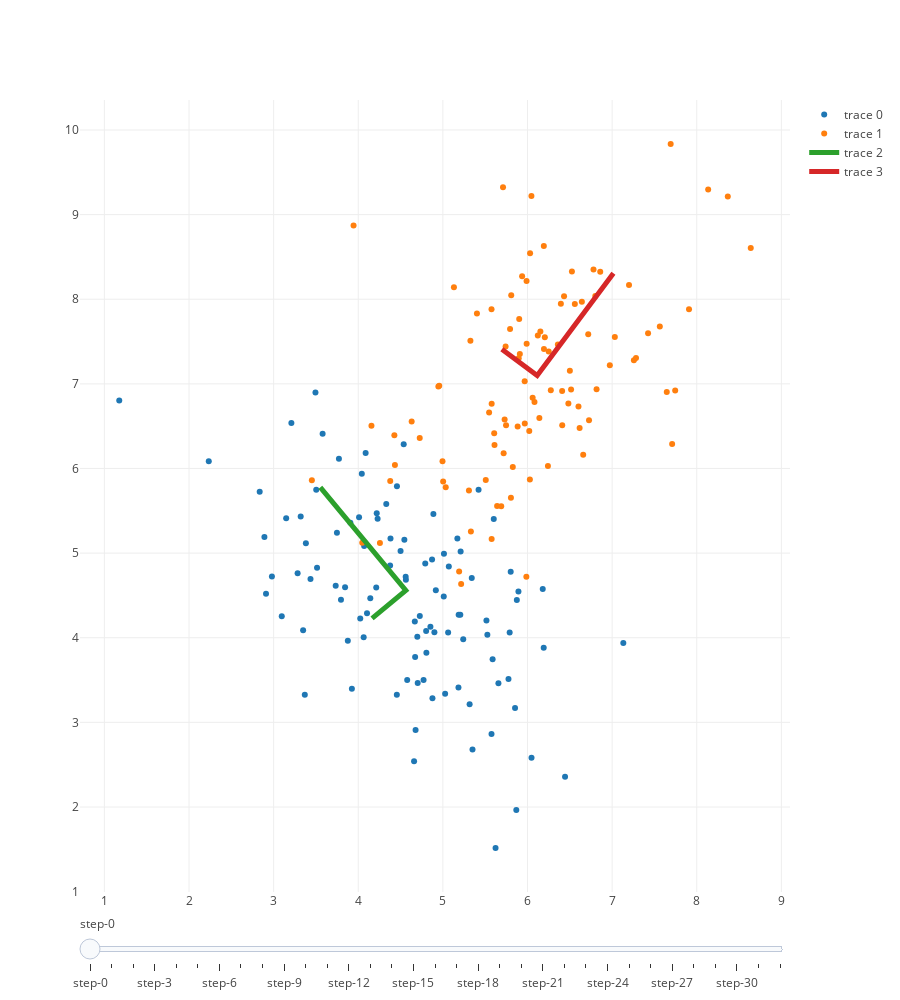

The notebook cell this image was saved under:
### Markdown cell above
Plot the data

### Code cell
import plotly

plotly.offline.init_notebook_mode(connected=True)

# Make traces with data points
data = []

for point_set in data_points:
    trace = plotly.graph_objs.Scatter(
        x = point_set[0],
        y = point_set[1],
        mode = 'markers',
        hoverinfo = 'none'
    )
    data.append(trace)


# Make traces with covariance matrix eigenvectors
initial_estimates = [
    fitna.data.NormalDist(norm=0.5, mean=np.array([4.0, 8.0]), cov=np.array([[1., 0.], [0., 1.]]) ),
    fitna.data.NormalDist(norm=0.5, mean=np.array([4.01, 8.01]), cov=np.array([[1., 0.], [0., 1.]]) )
]

data.extend(fitna.plotly.make_traces(initial_estimates))


# Create a slider for step-by-step animation
slider = dict( active = 0, steps  = [] )

slider_step = { 'args': [ { 'data': data } ], 'method': 'animate' }
slider['steps'].append(slider_step)


# Now add other steps
data_points_T = np.concatenate(data_points, 1).T
ll_new, all_estimates = fitna.em.do_em(data_points_T, initial_estimates, 1e-5, 50)
    
for estimates in all_estimates:
    err_traces = fitna.plotly.make_traces(estimates)
    #del data[-2:]
    data = data[:-2]
    data.extend(err_traces)
    
    slider_step = { 'args': [ { 'data': data } ], 'method': 'animate' }
    slider['steps'].append(slider_step)


layout = {'height': 1000, 'yaxis': {'scaleanchor': "x", 'scaleratio': 1}}

layout['sliders'] = [slider]

figure = plotly.graph_objs.Figure(data=data, layout=layout)

plotly.offline.iplot(figure, show_link=False, link_text="")
